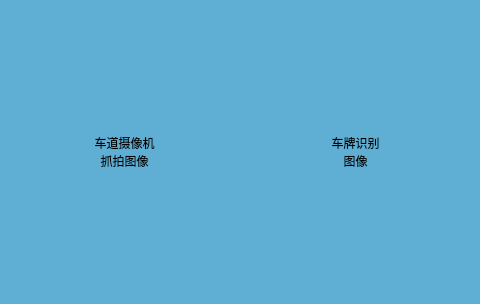
<?xml version="1.0" encoding="UTF-8"?>
<ui version="4.0">
 <class>FormVpr</class>
 <widget class="QWidget" name="FormVpr">
  <property name="geometry">
   <rect>
    <x>0</x>
    <y>0</y>
    <width>480</width>
    <height>304</height>
   </rect>
  </property>
  <property name="minimumSize">
   <size>
    <width>480</width>
    <height>0</height>
   </size>
  </property>
  <property name="maximumSize">
   <size>
    <width>480</width>
    <height>16777215</height>
   </size>
  </property>
  <property name="windowTitle">
   <string>Form</string>
  </property>
  <property name="styleSheet">
   <string notr="true">background-color: rgb(95, 175, 212);
</string>
  </property>
  <layout class="QHBoxLayout" name="horizontalLayout_2">
   <property name="spacing">
    <number>0</number>
   </property>
   <property name="margin">
    <number>0</number>
   </property>
   <item>
    <widget class="QWidget" name="widget" native="true">
     <property name="styleType" stdset="0">
      <string>border</string>
     </property>
     <layout class="QHBoxLayout" name="horizontalLayout">
      <item>
       <widget class="QStackedWidget" name="stackedWidget">
        <property name="currentIndex">
         <number>0</number>
        </property>
        <widget class="QWidget" name="page">
         <layout class="QHBoxLayout" name="horizontalLayout_3">
          <property name="spacing">
           <number>0</number>
          </property>
          <property name="margin">
           <number>0</number>
          </property>
          <item>
           <widget class="QLabel" name="label">
            <property name="styleSheet">
             <string notr="true">font: bold 20pt &quot;AcadEref&quot;;</string>
            </property>
            <property name="text">
             <string>车道摄像机
抓拍图像</string>
            </property>
            <property name="alignment">
             <set>Qt::AlignCenter</set>
            </property>
           </widget>
          </item>
          <item>
           <widget class="QLabel" name="labVpr">
            <property name="styleSheet">
             <string notr="true">font: bold 20pt &quot;AcadEref&quot;;</string>
            </property>
            <property name="text">
             <string>车牌识别
图像</string>
            </property>
            <property name="alignment">
             <set>Qt::AlignCenter</set>
            </property>
           </widget>
          </item>
         </layout>
        </widget>
        <widget class="QWidget" name="page_2">
         <layout class="QVBoxLayout" name="verticalLayout">
          <property name="spacing">
           <number>0</number>
          </property>
          <property name="margin">
           <number>0</number>
          </property>
          <item>
           <widget class="QTableWidget" name="tableWidget">
            <column>
             <property name="text">
              <string>时间点</string>
             </property>
            </column>
            <column>
             <property name="text">
              <string>操作</string>
             </property>
            </column>
           </widget>
          </item>
         </layout>
        </widget>
       </widget>
      </item>
     </layout>
    </widget>
   </item>
  </layout>
 </widget>
 <resources/>
 <connections/>
</ui>
